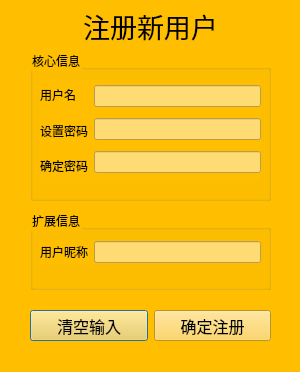
<?xml version="1.0" encoding="UTF-8"?>
<ui version="4.0">
 <class>SignupDlg</class>
 <widget class="QDialog" name="SignupDlg">
  <property name="geometry">
   <rect>
    <x>0</x>
    <y>0</y>
    <width>300</width>
    <height>372</height>
   </rect>
  </property>
  <property name="windowTitle">
   <string>注册-ZinPass</string>
  </property>
  <property name="styleSheet">
   <string notr="true">background-color: #FFBF00;</string>
  </property>
  <widget class="QLabel" name="labelTitle">
   <property name="geometry">
    <rect>
     <x>10</x>
     <y>10</y>
     <width>281</width>
     <height>31</height>
    </rect>
   </property>
   <property name="font">
    <font>
     <family>字酷堂石刻体</family>
     <pointsize>20</pointsize>
    </font>
   </property>
   <property name="styleSheet">
    <string notr="true">color: black;</string>
   </property>
   <property name="text">
    <string>注册新用户</string>
   </property>
   <property name="alignment">
    <set>Qt::AlignmentFlag::AlignCenter</set>
   </property>
  </widget>
  <widget class="QGroupBox" name="gBoxUserInfo">
   <property name="geometry">
    <rect>
     <x>30</x>
     <y>210</y>
     <width>241</width>
     <height>80</height>
    </rect>
   </property>
   <property name="title">
    <string>扩展信息</string>
   </property>
   <widget class="QWidget" name="layoutWidget1">
    <property name="geometry">
     <rect>
      <x>10</x>
      <y>30</y>
      <width>221</width>
      <height>24</height>
     </rect>
    </property>
    <layout class="QHBoxLayout" name="hLayout1">
     <item>
      <widget class="QLabel" name="labelNickname">
       <property name="styleSheet">
        <string notr="true">color: black;</string>
       </property>
       <property name="text">
        <string>用户昵称</string>
       </property>
      </widget>
     </item>
     <item>
      <widget class="QLineEdit" name="editNickname">
       <property name="styleSheet">
        <string notr="true">background-color: #FFDC73; color: black;</string>
       </property>
       <property name="maxLength">
        <number>12</number>
       </property>
      </widget>
     </item>
    </layout>
   </widget>
  </widget>
  <widget class="QGroupBox" name="gBoxAccount">
   <property name="geometry">
    <rect>
     <x>30</x>
     <y>50</y>
     <width>241</width>
     <height>151</height>
    </rect>
   </property>
   <property name="title">
    <string>核心信息</string>
   </property>
   <widget class="QWidget" name="layoutWidget2">
    <property name="geometry">
     <rect>
      <x>10</x>
      <y>30</y>
      <width>221</width>
      <height>101</height>
     </rect>
    </property>
    <layout class="QHBoxLayout" name="hLayout2">
     <item>
      <layout class="QVBoxLayout" name="vLayoutLabel">
       <item>
        <widget class="QLabel" name="labelUsername">
         <property name="styleSheet">
          <string notr="true">color: black;</string>
         </property>
         <property name="text">
          <string>用户名</string>
         </property>
        </widget>
       </item>
       <item>
        <widget class="QLabel" name="labelPwd1">
         <property name="styleSheet">
          <string notr="true">color: black;</string>
         </property>
         <property name="text">
          <string>设置密码</string>
         </property>
        </widget>
       </item>
       <item>
        <widget class="QLabel" name="labelPwd2">
         <property name="styleSheet">
          <string notr="true">color: black;</string>
         </property>
         <property name="text">
          <string>确定密码</string>
         </property>
        </widget>
       </item>
      </layout>
     </item>
     <item>
      <layout class="QVBoxLayout" name="vLayoutEdit">
       <item>
        <widget class="QLineEdit" name="editUsername">
         <property name="styleSheet">
          <string notr="true">background-color: #FFDC73; color: black;</string>
         </property>
         <property name="maxLength">
          <number>16</number>
         </property>
        </widget>
       </item>
       <item>
        <widget class="QLineEdit" name="editPwd1">
         <property name="styleSheet">
          <string notr="true">background-color: #FFDC73; color: black;</string>
         </property>
         <property name="maxLength">
          <number>50</number>
         </property>
         <property name="echoMode">
          <enum>QLineEdit::EchoMode::Password</enum>
         </property>
        </widget>
       </item>
       <item>
        <widget class="QLineEdit" name="editPwd2">
         <property name="styleSheet">
          <string notr="true">background-color: #FFDC73; color: black;</string>
         </property>
         <property name="maxLength">
          <number>50</number>
         </property>
         <property name="echoMode">
          <enum>QLineEdit::EchoMode::Password</enum>
         </property>
        </widget>
       </item>
      </layout>
     </item>
    </layout>
   </widget>
  </widget>
  <widget class="QWidget" name="layoutWidget3">
   <property name="geometry">
    <rect>
     <x>30</x>
     <y>310</y>
     <width>241</width>
     <height>31</height>
    </rect>
   </property>
   <layout class="QHBoxLayout" name="hLayout3">
    <item>
     <widget class="QPushButton" name="pBtnClear">
      <property name="font">
       <font>
        <pointsize>12</pointsize>
       </font>
      </property>
      <property name="styleSheet">
       <string notr="true">background-color: #FFCF40;color: black;</string>
      </property>
      <property name="text">
       <string>清空输入</string>
      </property>
     </widget>
    </item>
    <item>
     <widget class="QPushButton" name="pBtnSubmit">
      <property name="font">
       <font>
        <pointsize>12</pointsize>
       </font>
      </property>
      <property name="styleSheet">
       <string notr="true">background-color: #FFCF40;color: black;</string>
      </property>
      <property name="text">
       <string>确定注册</string>
      </property>
     </widget>
    </item>
   </layout>
  </widget>
 </widget>
 <resources/>
 <connections/>
</ui>
